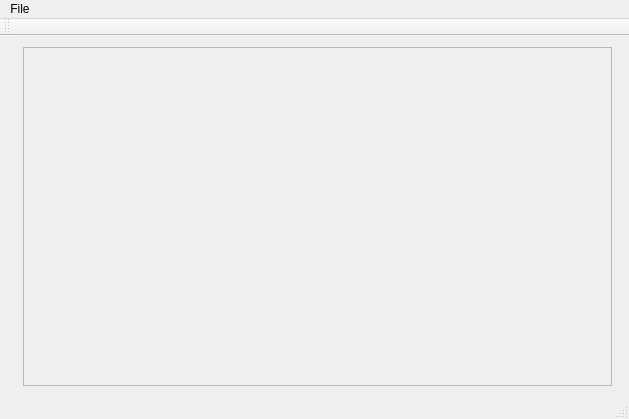
<?xml version="1.0" encoding="UTF-8"?>
<ui version="4.0">
 <class>MainWindow</class>
 <widget class="QMainWindow" name="MainWindow">
  <property name="geometry">
   <rect>
    <x>0</x>
    <y>0</y>
    <width>629</width>
    <height>419</height>
   </rect>
  </property>
  <property name="windowTitle">
   <string>MainWindow</string>
  </property>
  <widget class="QWidget" name="centralWidget">
   <widget class="QWidget" name="gridLayoutWidget">
    <property name="geometry">
     <rect>
      <x>12</x>
      <y>0</y>
      <width>611</width>
      <height>361</height>
     </rect>
    </property>
    <layout class="QGridLayout" name="gridLayout">
     <item row="0" column="0">
      <widget class="QScrollArea" name="scrollArea">
       <property name="widgetResizable">
        <bool>true</bool>
       </property>
       <widget class="rt::view::Display" name="display">
        <property name="geometry">
         <rect>
          <x>0</x>
          <y>0</y>
          <width>607</width>
          <height>357</height>
         </rect>
        </property>
       </widget>
      </widget>
     </item>
    </layout>
   </widget>
  </widget>
  <widget class="QMenuBar" name="menuBar">
   <property name="geometry">
    <rect>
     <x>0</x>
     <y>0</y>
     <width>629</width>
     <height>20</height>
    </rect>
   </property>
   <widget class="QMenu" name="menuFile">
    <property name="title">
     <string>File</string>
    </property>
    <addaction name="actionOpen"/>
    <addaction name="actionQuit"/>
   </widget>
   <addaction name="menuFile"/>
  </widget>
  <widget class="QToolBar" name="mainToolBar">
   <attribute name="toolBarArea">
    <enum>TopToolBarArea</enum>
   </attribute>
   <attribute name="toolBarBreak">
    <bool>false</bool>
   </attribute>
  </widget>
  <widget class="QStatusBar" name="statusBar"/>
  <action name="actionOpen">
   <property name="text">
    <string>&amp;Open</string>
   </property>
  </action>
  <action name="actionQuit">
   <property name="text">
    <string>&amp;Quit</string>
   </property>
  </action>
 </widget>
 <layoutdefault spacing="6" margin="11"/>
 <customwidgets>
  <customwidget>
   <class>rt::view::Display</class>
   <extends>QWidget</extends>
   <header>view/display.h</header>
   <container>1</container>
  </customwidget>
 </customwidgets>
 <resources/>
 <connections/>
</ui>
